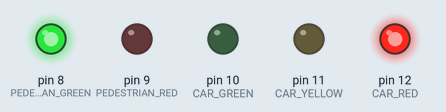
Simulated run of this sketch. Board: Arduino Uno, built with avr-gcc and run on an emulated ATmega328P. Parts: output pins drawn as LEDs (lit = HIGH). What the sketch prints to the serial monitor is not drawn.

Above: at 0.5 s.
At 1.5 s:
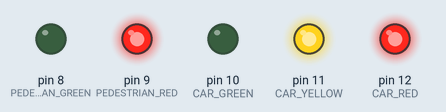
At 2.5 s:
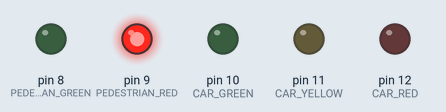
At 3.5 s:
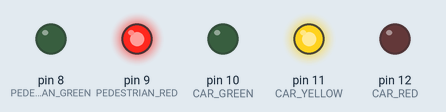
Timing chart, 0 to 5.2 s (numbered marks = the images above):
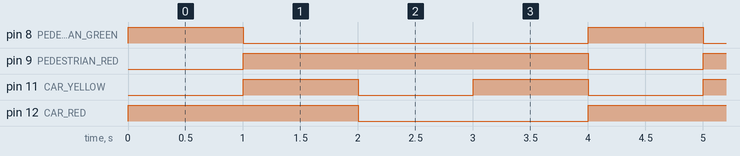

The sketch:

traffic-light.ino
```cpp
// (licence header left out)
/**
   @desc declare a constant value
         constant values will be set once in memory
         They will never change while proceesing the
         program. Constants use less memory than variables.
         Constants use UPPERCASE names by convention.
*/
const byte CAR_RED = 12;
const byte CAR_YELLOW = 11;
const byte CAR_GREEN = 10;
const byte PEDESTRIAN_RED = 9;
const byte PEDESTRIAN_GREEN = 8;
const byte BUTTON = 2;

void setup() {
  /**
     @name setup
     @desc the setup function runs once when the board is started by
           pressing the reset button or empower the board.
           While setting up, pins and the Serial port can be configured.
  */

  // setting up the serial port
  // 115200 is the baudrate
  Serial.begin(115200);

  // output a hello
  Serial.println("Hello");

  // initialize all pins.
  // OUTPUT is a Arduino constant value
  pinMode(CAR_RED, OUTPUT);
  pinMode(CAR_YELLOW, OUTPUT);
  pinMode(CAR_GREEN, OUTPUT);
  pinMode(PEDESTRIAN_RED, OUTPUT);
  pinMode(PEDESTRIAN_GREEN, OUTPUT);
  pinMode(BUTTON, INPUT);

}

void loop() {
  /**
     @name loop
     @desc the loop function runs over and over again forever. It will
           runs the process while, the board has power.
  */
  Serial.println("loop!");

  // car is red
  digitalWrite(CAR_RED, HIGH);
  digitalWrite(CAR_YELLOW, LOW);
  digitalWrite(CAR_GREEN, LOW);
  // pedestrian is green
  digitalWrite(PEDESTRIAN_RED, LOW);
  digitalWrite(PEDESTRIAN_GREEN, HIGH);
  delay(1000);

  // car starts to green
  digitalWrite(CAR_RED, HIGH);
  digitalWrite(CAR_YELLOW, HIGH);
  digitalWrite(CAR_GREEN, LOW);
  // pedestrian is red
  digitalWrite(PEDESTRIAN_RED, HIGH);
  digitalWrite(PEDESTRIAN_GREEN, LOW);
  delay(1000);

  // car gets green
  digitalWrite(CAR_RED, LOW);
  digitalWrite(CAR_YELLOW, LOW);
  digitalWrite(CAR_GREEN, LOW);
  // pedestrian is red
  digitalWrite(PEDESTRIAN_RED, HIGH);
  digitalWrite(PEDESTRIAN_GREEN, LOW);
  delay(1000);

  // car gets yellow
  digitalWrite(CAR_RED, LOW);
  digitalWrite(CAR_YELLOW, HIGH);
  digitalWrite(CAR_GREEN, LOW);
  // pedestrian is red
  digitalWrite(PEDESTRIAN_RED, HIGH);
  digitalWrite(PEDESTRIAN_GREEN, LOW);
  delay(1000);
}
```

Measured:
- by itself, pin 8 (PEDESTRIAN_GREEN): alternates HIGH for 1.0 s and LOW for 3.0 s
- by itself, pin 9 (PEDESTRIAN_RED): alternates HIGH for 3.0 s and LOW for 1.0 s
- by itself, pin 11 (CAR_YELLOW): alternates HIGH for 1.0 s and LOW for 1.0 s
- by itself, pin 12 (CAR_RED): alternates HIGH for 2.0 s and LOW for 2.0 s
